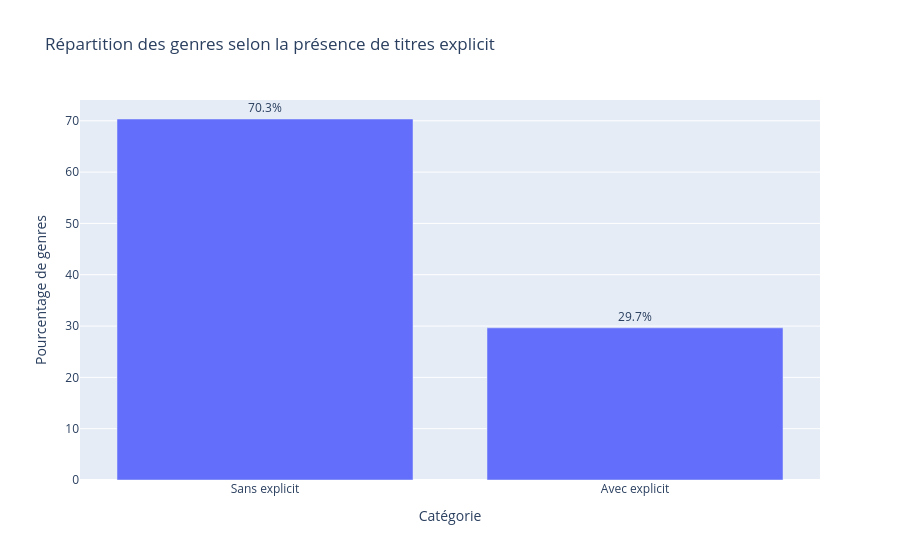

The cell this chart's notebook holds for it:
### Markdown cell above
### Graphique 1 : Genre explicit vs genre non-explicit

### Code cell
fig = px.bar(
    x=["Sans explicit", "Avec explicit"],
    y=[pourcentage_sans, pourcentage_avec],
    text=[f"{pourcentage_sans:.1f}%", f"{pourcentage_avec:.1f}%"],
    title="Répartition des genres selon la présence de titres explicit",
    labels={"x": "Catégorie", "y": "Pourcentage de genres"}
)

fig.update_traces(textposition="outside")
fig.show()

### Figure 1 — Plotly figure (JSON) as saved in the notebook; plotly's stock layout.template omitted (floating-point values rounded to 4 significant figures)
{"data": [{"hovertemplate": "Catégorie=%{x}<br>Pourcentage de genres=%{y}<br>text=%{text}<extra></extra>", "legendgroup": "", "marker": {"color": "#636efa", "pattern": {"shape": ""}}, "name": "", "orientation": "v", "showlegend": false, "text": ["70.3%", "29.7%"], "textposition": "outside", "type": "bar", "x": ["Sans explicit", "Avec explicit"], "xaxis": "x", "y": [70.35, 29.65], "yaxis": "y"}], "layout": {"barmode": "relative", "legend": {"tracegroupgap": 0}, "title": {"text": "Répartition des genres selon la présence de titres explicit"}, "xaxis": {"anchor": "y", "domain": [0, 1], "title": {"text": "Catégorie"}}, "yaxis": {"anchor": "x", "domain": [0, 1], "title": {"text": "Pourcentage de genres"}}}}
